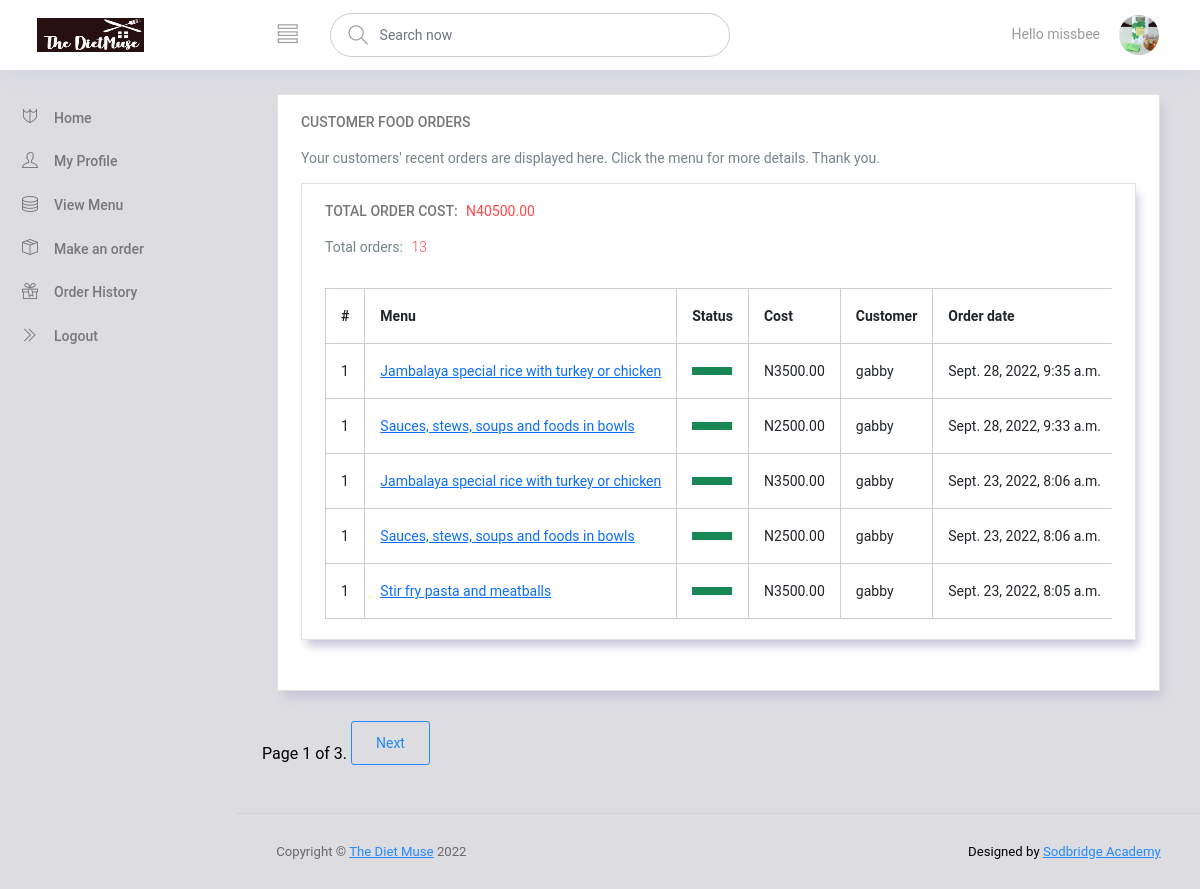
/customer-orders/ (signed in), run on the app's committed database.
### accounts/models.py (models this page shows, shortened)
class Profile(models.Model):
	gender = (
			('Please select', 'Please select'),
			('Male', 'Male'),
			('Female', 'Female')
		)
	category = (
			('Choose category', 'Choose category'),
			('Monthly', 'Monthly'),
			('Quarterly', 'Quarterly'),
			('Annually', 'Annually'),
		)
	user = models.OneToOneField(User, related_name='profile', on_delete=models.CASCADE)
	dob = models.DateField(blank=True, null=True)
	photo = models.ImageField(upload_to='users/', default='media/default.jpeg', blank=True)
	gender = models.CharField(max_length=100, choices=gender, default='Please Select')
	category = models.CharField(max_length=100, choices=category, blank=True, default='Choose category')
	street_address = models.CharField(max_length=200, blank=True)
	city = models.CharField(max_length=100, blank=True, default='Ondo')
	nationality = models.CharField(max_length=100, blank=True, default='Nigerian')
	state = models.CharField(max_length=200, blank=True, default=100)
	phone_no = models.CharField(max_length=100, blank=True)
	subscribed_member = models.BooleanField(default=False)
	date_created = models.DateTimeField(auto_now_add=True)

### app/models.py (models this page shows, shortened)
class FoodOrder(models.Model):
    menu = models.ForeignKey(Food, related_name='my_food_order', on_delete=models.CASCADE)
    date_needed = models.DateField(help_text=u'Day you need this order')
    no_of_plates = models.CharField(max_length=100)
    message = models.TextField(blank=True)
    user = models.ForeignKey(User, related_name='users', on_delete=models.CASCADE, null=True)
    delivery_address = models.TextField(default='Ondo')
    order_status = models.CharField(max_length=50, choices=order_delivery_status, blank=True, default='Received')
    payment_status = models.CharField(max_length=50, choices=order_payment_status, blank=True, default='Pending')
    total_cost = models.DecimalField(max_digits=10, null=True, decimal_places=2)
    order_id = models.CharField(max_length=20, blank=True, default='no order id yet')
    date_created = models.DateTimeField(auto_now=True)
    class Meta:
        ordering = ('-date_created',)

class Food(models.Model):
    name = models.CharField(max_length=200, db_index=True)
    slug = models.SlugField(max_length=200, db_index=True)
    category = models.ForeignKey(Category, related_name='categories', null=True, on_delete=models.CASCADE)
    image = models.ImageField(upload_to='food-menu/',blank=True)
    day = models.CharField(max_length=20, choices=week_choices, default='Munchy Monday')
    description = models.TextField(blank=True)
    return_policy = models.TextField(blank=True, null=True,)
    price = models.DecimalField(max_digits=10, null=True, decimal_places=2)
    available = models.BooleanField(default=True)
    created = models.DateTimeField(auto_now_add=True)
    updated = models.DateTimeField(auto_now=True)
    class Meta:
        index_together = (('id', 'slug'),)
    def __str__(self):
        return self.name

### accounts/views.py (the view)
# urls.py: path('customer-orders/',view_orders, name='view-orders'),
@login_required
def view_orders(request):
	customer_orders = FoodOrder.objects.all()
	total_customer_orders = customer_orders.count()
	init_order_cost = 0
	for p in customer_orders:
		total_costs = p.menu.price
		init_order_cost += total_costs
	total_customer_order_costs = init_order_cost
	page = request.GET.get('page')
	paginator = Paginator(customer_orders, 5)
	try:
		customer_orders = paginator.page(page)
	except PageNotAnInteger:
		customer_orders = paginator.page(1) #If page is not an integer deliver the first page
	except EmptyPage:
		customer_orders = paginator.page(paginator.num_pages)
	context = {'customer_orders':customer_orders, 'total_customer_orders':total_customer_orders, \
	'total_customer_order_costs':total_customer_order_costs}
	return render(request, 'view_orders.html', context)

### accounts/templates/view_orders.html
{% extends 'layout.html' %}
{% load static %}
{% load crispy_forms_tags %}
{% block content %}
  <div class="col-12 grid-margin">
    <div class="card">
      <div class="card-body">
        <h4 class="card-title">CUSTOMER FOOD ORDERS</h4>
        <form class="form-sample">
          <p class="card-description">
            Your customers' recent orders are displayed here. Click the menu for more details. Thank you.
          </p>
          <div class="row">
            <div class="col-lg-12 grid-margin stretch-card">
              <div class="card">
                <div class="card-body">
                  <h4 class="card-title">Total Order Cost:  <code><b>N{{ total_customer_order_costs }}</b></code></h4>
                  <p class="card-description">
                    Total orders: <code>{{ total_customer_orders }}</code>
                  </p>
                  <div class="table-responsive pt-3">
                    <table class="table table-bordered">
                      <thead>
                        <tr>
                          <th>
                            #
                          </th>
                          <th>
                            Menu
                          </th>
                          <th>
                            Status
                          </th>
                          <th>
                            Cost
                          </th>
                          <th>
                            Customer
                          </th>
                          <th>
                            Order date
                          </th>
                        </tr>
                      </thead>
                      <tbody>
                        {% for history in customer_orders %}
                        <tr>
                          <td>
                            1
                          </td>
                          <td>
                            <a href="{% url 'order-detail' history.pk %}">{{ history.menu }}</a>
                          </td>
                          <td>
                            <div class="progress">
                              <div class="progress-bar bg-success" role="progressbar" style="width: 99%" aria-valuenow="25" aria-valuemin="0" aria-valuemax="100"></div>
                            </div>
                          </td>
                          <td>
                            N{{ history.menu.price }}
                          </td>
                          <td>
                            {{ history.user }}
                          </td>
                          <td>
                            {{ history.date_created }}
                          </td>
                        </tr>
                        {% endfor %}
                      </tbody>
                    </table>
                  </div>
                </div>
              </div>
            </div>
          </div>
        </form>
      </div>
    </div>
  </div>
{% endblock content %}

### accounts/templates/layout.html (shortened to what this page needs)
{% load static %}
{% load crispy_forms_tags %}
<!DOCTYPE html>
<html lang="en">
<head>
  <link rel="stylesheet" href="{% static 'vendors/ti-icons/css/themify-icons.css' %} ">
  <link rel="stylesheet" href="{% static 'vendors/base/vendor.bundle.base.css' %}">
  <link rel="stylesheet" href="{% static 'css/style.css' %}">
</head>
<body>
  <div class="container-scroller">
    <nav class="navbar col-lg-12 col-12 p-0 fixed-top d-flex flex-row">
      <div class="text-center navbar-brand-wrapper d-flex align-items-center justify-content-center">
        <a class="navbar-brand brand-logo me-5" href="{% url 'index' %}"><img style="width: ;"  src="{% static 'images/dietmusenew.png' %}" class="me-2" alt="logos"/></a>
      </div>
      <div class="navbar-menu-wrapper d-flex align-items-center justify-content-end">
        <button class="navbar-toggler navbar-toggler align-self-center" type="button" data-toggle="minimize">
          <span class="ti-view-list"></span>
        </button>
        <ul class="navbar-nav mr-lg-2">
          <li class="nav-item nav-search d-none d-lg-block">
            <div class="input-group">
              <div class="input-group-prepend hover-cursor" id="navbar-search-icon">
                <span class="input-group-text" id="search">
                  <i class="ti-search"></i>
                </span>
              </div>
              <input type="text" class="form-control" id="navbar-search-input" placeholder="Search now" aria-label="search" aria-describedby="search">
            </div>
          </li>
        </ul>
        <ul class="navbar-nav navbar-nav-right">
          <li class="nav-item">Hello {{ request.user.username }}</li>
          <li class="nav-item nav-profile dropdown">
            <a class="nav-link dropdown-toggle" href="#" data-bs-toggle="dropdown" id="profileDropdown">
              <img src="{{ request.user.profile.photo.url }}", alt="profile_picture">
            </a>
          </li>
        </ul>
      </div>
    </nav>
    <div class="container-fluid page-body-wrapper">
      <nav class="sidebar sidebar-offcanvas" id="sidebar">
        <ul class="nav">
          <li class="nav-item">
            <a class="nav-link" href="{% url 'index' %}">
              <i class="ti-shield menu-icon"></i>
              <span class="menu-title">Home</span>
            </a>
          </li>
          <li class="nav-item">
            <a class="nav-link" data-bs-toggle="collapse" href="{% url 'dashboard' %}" aria-expanded="false" aria-controls="auth">
              <i class="ti-user menu-icon"></i>
              <span class="menu-title">My Profile</span>
            </a>
          </li>
          <li class="nav-item">
            <a class="nav-link" href="{% url 'food-menu' %}">
              <i class="ti-server menu-icon"></i>
              <span class="menu-title">View Menu</span>
            </a>
          </li>
          {% if request.user.username == 'gabby' %}
          <li class="nav-item">
            <a class="nav-link" href="{% url 'view-orders' %}">
              <i class="ti-package menu-icon"></i>
              <span class="menu-title">Customer Orders</span>
            </a>
          </li>
            {% else %}
           <li class="nav-item">
            <a class="nav-link" href="{% url 'make-order' %}">
              <i class="ti-package menu-icon"></i>
              <span class="menu-title">Make an order</span>
            </a>
          </li>
          <li class="nav-item">
            <a class="nav-link" href="{% url 'order-history' %}">
              <i class="ti-gift menu-icon"></i>
              <span class="menu-title">Order History</span>
            </a>
          </li>
          {% endif %}
          <li class="nav-item">
            <a class="nav-link" href="{% url 'logout' %}">
              <i class="ti-angle-double-right menu-icon"></i>
              <span class="menu-title">Logout</span>
            </a>
          </li>
        </ul>
      </nav>
      <div class="main-panel">
        <div class="content-wrapper">
          <div class="row">
            {% block content %} {% endblock content %}
            {% include "pagination.html" with page=customer_orders %}
          </div>
        </div>
        <footer class="footer">
          <div class="d-sm-flex justify-content-center justify-content-sm-between">
            <span class="text-muted text-center text-sm-left d-block d-sm-inline-block">Copyright © <a href="#" target="_blank">The Diet Muse</a> 2022</span>
            <span class="float-none float-sm-right d-block mt-1 mt-sm-0 text-center">Designed by <a href="https://sodbridgeacademy.com/" target="_blank"> Sodbridge Academy</a></span>
          </div>
        </footer>
      </div>
    </div>
  </div>
</body>
</html>

### data on the page
FoodOrder: menu "Jambalaya special rice with turkey or chicken", menu.price "3500.00", user "gabby", date_created "Sept. 28, 2022, 9:35 a.m."
FoodOrder: menu "Sauces, stews, soups and foods in bowls", menu.price "2500.00", user "gabby", date_created "Sept. 28, 2022, 9:33 a.m."
FoodOrder: menu "Jambalaya special rice with turkey or chicken", menu.price "3500.00", user "gabby", date_created "Sept. 23, 2022, 8:06 a.m."
FoodOrder: menu "Sauces, stews, soups and foods in bowls", menu.price "2500.00", user "gabby", date_created "Sept. 23, 2022, 8:06 a.m."
FoodOrder: menu "Stir fry pasta and meatballs", menu.price "3500.00", user "gabby", date_created "Sept. 23, 2022, 8:05 a.m."

### other printed values
{{ request.user.username }} "missbee"
{{ total_customer_order_costs }} "40500.00"
{{ total_customer_orders }} "13"
{{ page.number }} "1"
{{ page.paginator.num_pages }} "3"
